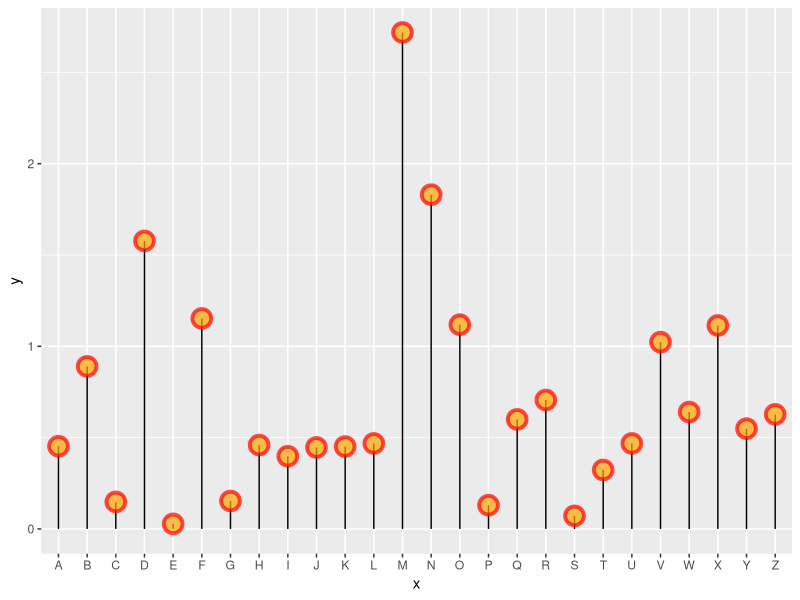
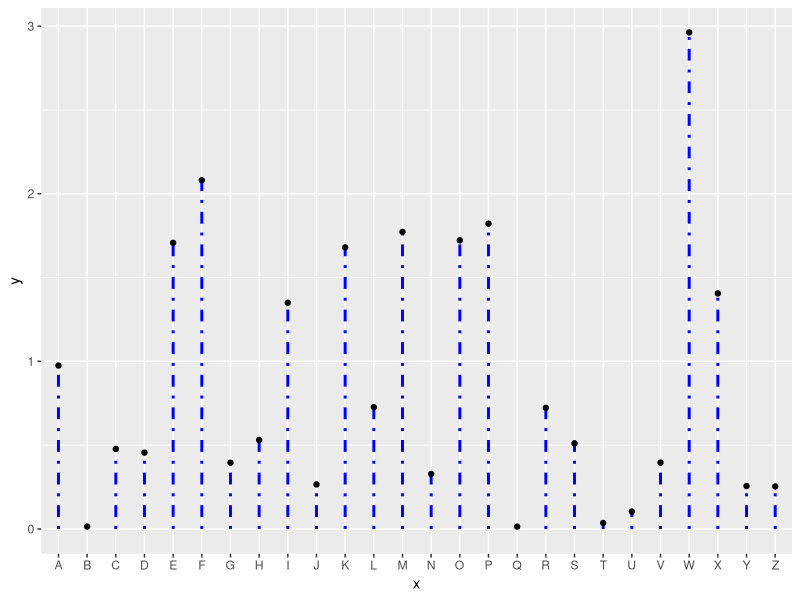
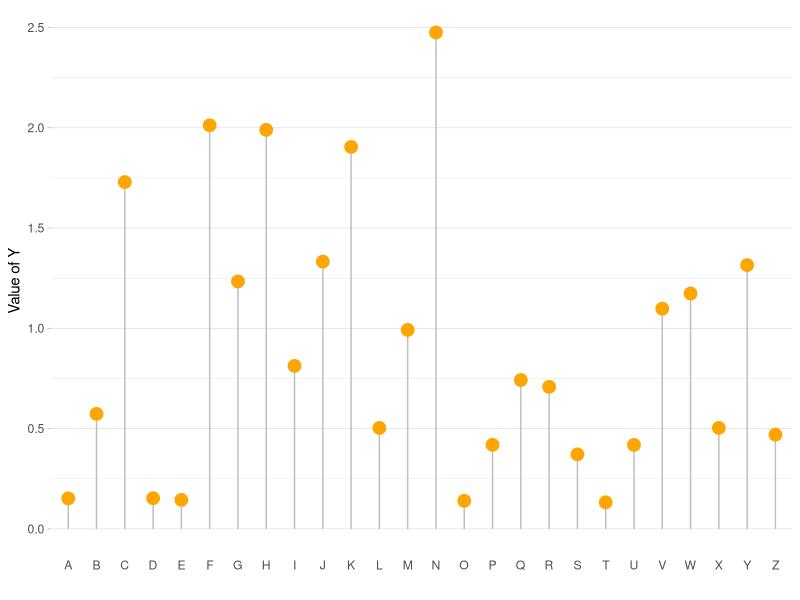
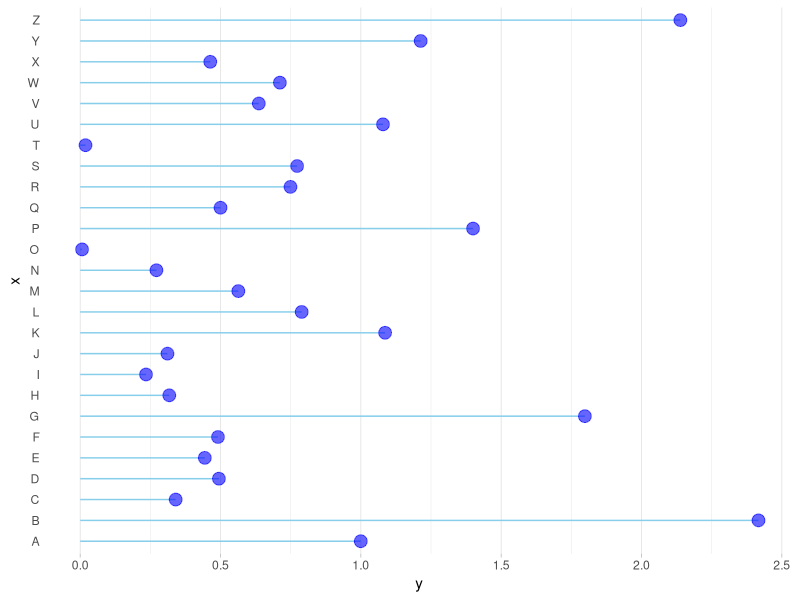
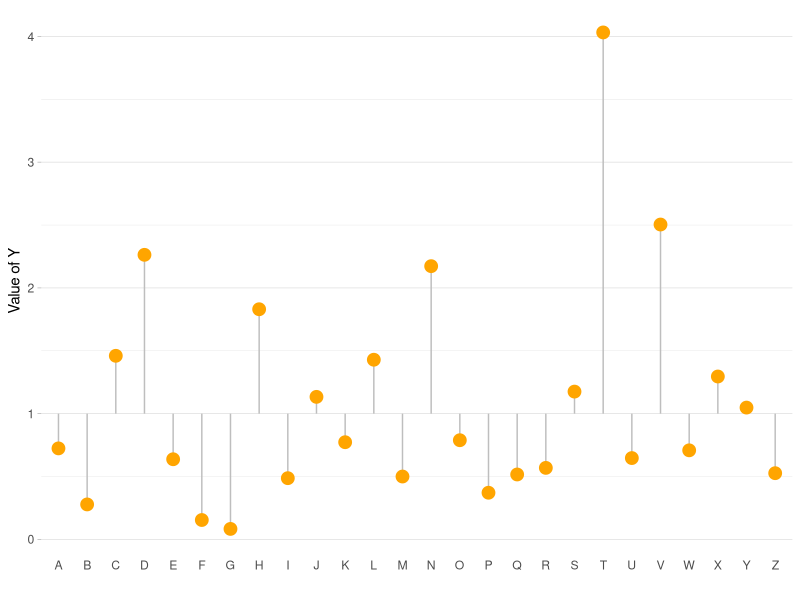

Here is the R script that generated these plots, in order: (Note: this script raises an error after producing the figures.)
## ---- chunk 1
knitr::opts_chunk$set( warning=FALSE, message=FALSE)
## ---- chunk 2
# Library
library(tidyverse)
 
# Create data
data <- data.frame(
  x=LETTERS[1:26],
  y=abs(rnorm(26))
)
 
# plot
ggplot(data, aes(x=x, y=y)) +
  geom_segment( aes(x=x, xend=x, y=0, yend=y)) +
  geom_point( size=5, color="red", fill=alpha("orange", 0.3), alpha=0.7, shape=21, stroke=2) 
## ---- chunk 3
# Libraries
library(ggplot2)

# Create data
data <- data.frame(
  x=LETTERS[1:26],
  y=abs(rnorm(26))
)

# Plot
ggplot(data, aes(x=x, y=y)) +
  geom_segment( aes(x=x, xend=x, y=0, yend=y) , size=1, color="blue", linetype="dotdash" ) +
  geom_point()
## ---- chunk 4
# Libraries
library(ggplot2)

# Create data
data <- data.frame(
  x=LETTERS[1:26],
  y=abs(rnorm(26))
)

# Plot
ggplot(data, aes(x=x, y=y)) +
  geom_segment( aes(x=x, xend=x, y=0, yend=y), color="grey") +
  geom_point( color="orange", size=4) +
  theme_light() +
  theme(
    panel.grid.major.x = element_blank(),
    panel.border = element_blank(),
    axis.ticks.x = element_blank()
  ) +
  xlab("") +
  ylab("Value of Y")
## ---- chunk 5
# Libraries
library(ggplot2)

# Create data
data <- data.frame(
  x=LETTERS[1:26],
  y=abs(rnorm(26))
)

# Horizontal version
ggplot(data, aes(x=x, y=y)) +
  geom_segment( aes(x=x, xend=x, y=0, yend=y), color="skyblue") +
  geom_point( color="blue", size=4, alpha=0.6) +
  theme_light() +
  coord_flip() +
  theme(
    panel.grid.major.y = element_blank(),
    panel.border = element_blank(),
    axis.ticks.y = element_blank()
  )
## ---- chunk 6
# Libraries
library(ggplot2)

# Create data
data <- data.frame(
  x=LETTERS[1:26],
  y=abs(rnorm(26))
)

# Change baseline
ggplot(data, aes(x=x, y=y)) +
  geom_segment( aes(x=x, xend=x, y=1, yend=y), color="grey") +
  geom_point( color="orange", size=4) +
  theme_light() +
  theme(
    panel.grid.major.x = element_blank(),
    panel.border = element_blank(),
    axis.ticks.x = element_blank()
  ) +
  xlab("") +
  ylab("Value of Y")

## ---- chunk 7
htmltools::includeHTML("htmlChunkRelatedRanking.html")
